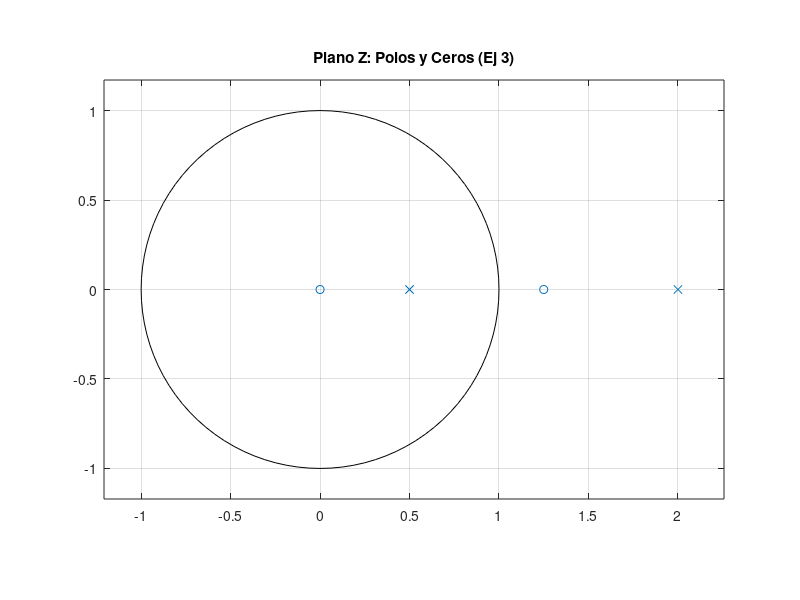
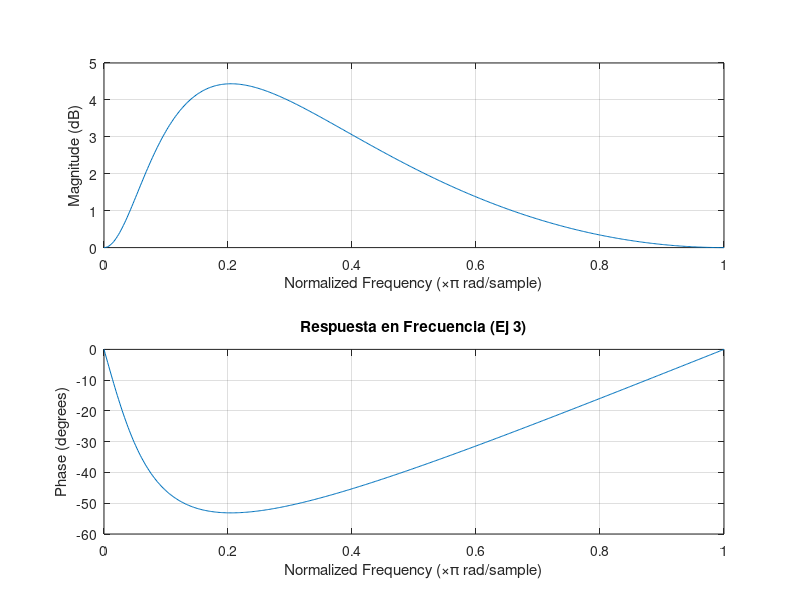

Here is the MATLAB script that generated these plots, in order:
clear; clc; close all;
% ==========================================
% EJERCICIO 1 - Punto 3
% ==========================================

% 1. Definir los coeficientes unificados
b3 = [2, -2.5];             % Numerador
a3 = [1, -2.5, 1];          % Denominador

% 2. Ventana para Polos y Ceros
figure(1);
zplane(b3, a3);
title('Plano Z: Polos y Ceros (Ej 3)');

% 3. Ventana para la Respuesta en Frecuencia
figure(2);
freqz(b3, a3);
title('Respuesta en Frecuencia (Ej 3)');
